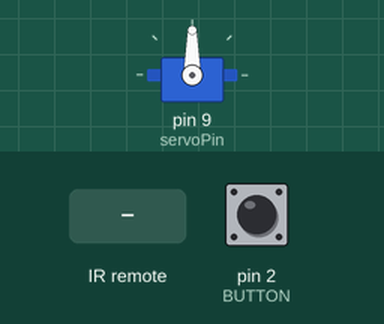
A sketch run on a simulated Arduino Uno, built with avr-gcc and run on an emulated ATmega328P. Parts: servo. Inputs (shaded band) come from the test bench; at power-on: pin 2 (BUTTON) LOW.

Above: at 1.2 s.
1.3 s: infrared code 0xFFA25D received
At 2.1 s:
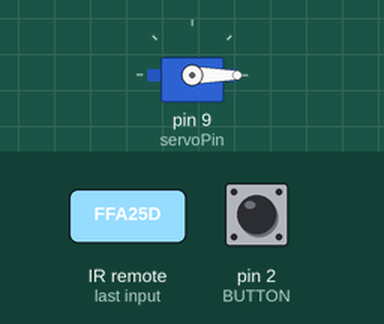
3.8 s: infrared code 0xFF02FD received
At 6.1 s:
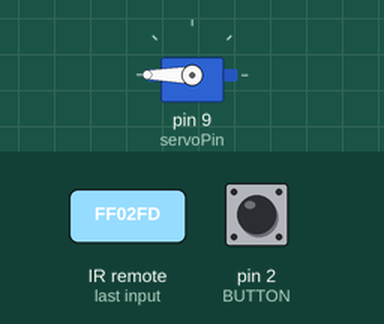
Timing chart, 0 to 10.8 s (numbered marks = the images above; inputs shaded):
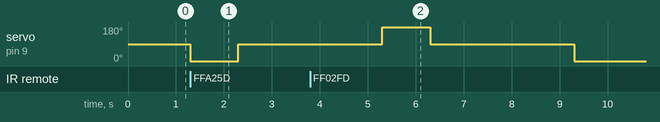

Measured:
- after the input at 1.3 s, servo on pin 9 (servoPin): 90° → 0° at once, → 90° 1.0 s later

The sketch:

Jasons-IR-Servo.ino
```cpp
/*

*/

#include <IRremote.h>
#include <Servo.h>

const int RECV_PIN = 7;   //reciever pin attached at pin 7
IRrecv irrecv(RECV_PIN);  //IR reciever
decode_results results;
int servoPin = 9;         //servo designation attached to 9 pin
Servo Servo1;              //servo object
const int BUTTON = 2;


void setup() {

   Servo1.attach(servoPin); //servo pin

  irrecv.enableIRIn();
  irrecv.blink13(true);
  pinMode (BUTTON, INPUT);

}

void loop() {


  if (irrecv.decode(&results)){
  switch(results.value){    //switch for power button to start constant rotation
          case 0xFFA25D: //Keypad button POWER
          Servo1.write(0);
          delay(1000);

         if(digitalRead(BUTTON) == HIGH){

          Servo1.write(0);
          irrecv.resume();
          }

          irrecv.resume();


          Servo1.write(90);
          delay(3000);

          if(digitalRead(BUTTON) == HIGH){

          Servo1.write(0);
          irrecv.resume();
          }


          Servo1.write(180);
          delay(1000);

          if(digitalRead(BUTTON) == HIGH){

          Servo1.write(0);
          irrecv.resume();
          }


          Servo1.write(90);
          delay(3000);


        if(digitalRead(BUTTON) == HIGH){

          Servo1.write(0);
          irrecv.resume();
        }
  }
         if (irrecv.decode(&results)){


          switch(results.value){    //switch to stop rotation
          case 0xFF02FD: //Keypad button PLAYPAUSE
          Servo1.write(0);
          delay(1000);


          irrecv.resume();

          }


          switch(results.value){
          case 0xFFE21D: //keypad button func/stop
          Servo1.write(90);
          delay(1000);


          irrecv.resume();
        }


  }
  }
}
```
